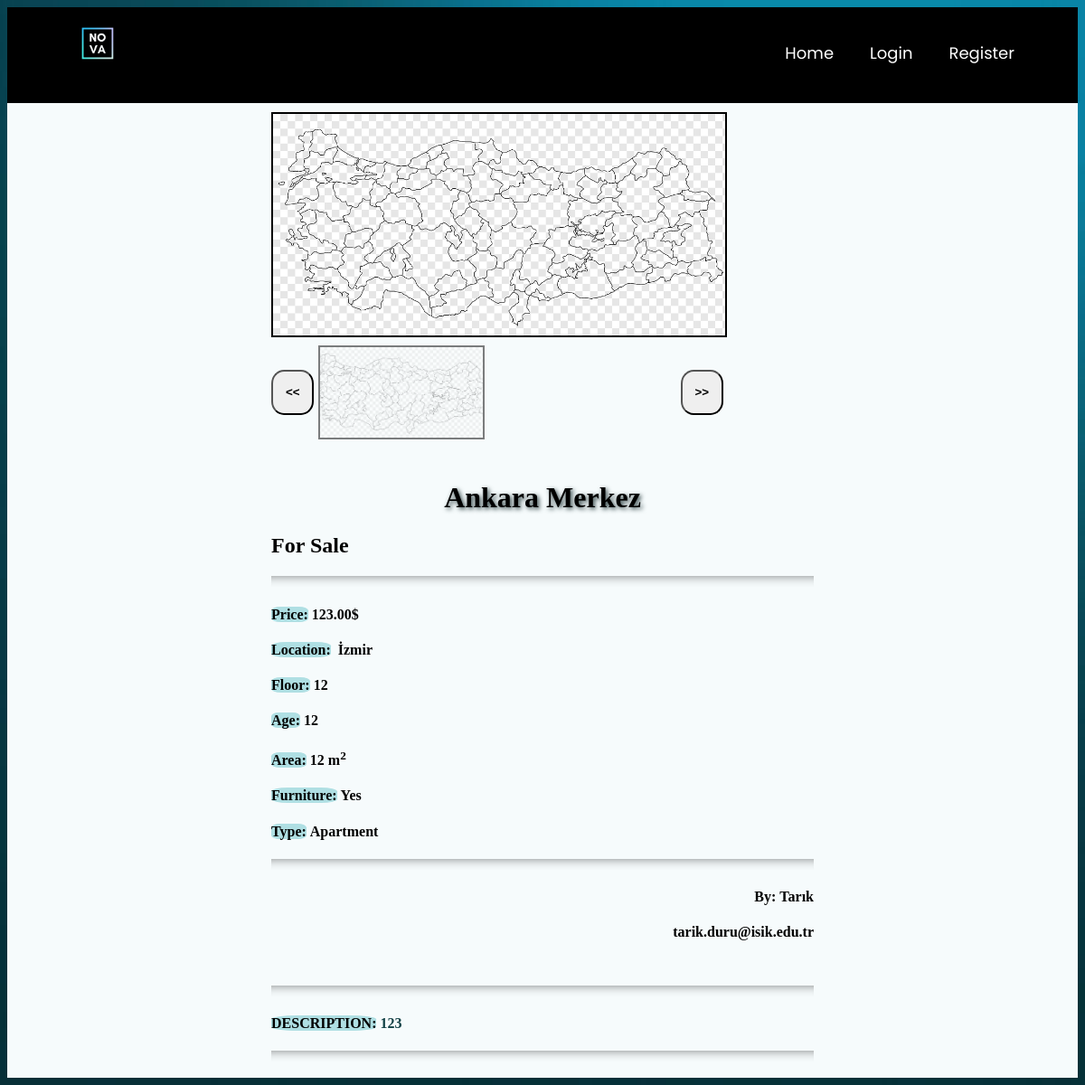
The app's page /product_details/67 with its own data.
### main/models.py (models this page shows, shortened)
class PostImages(models.Model):
    image = models.ImageField(null=True, blank=True)
    gallery = models.ForeignKey(Post,null=True,on_delete= models.CASCADE)

class Post(models.Model):
    ouruser = models.ForeignKey(ourUser, null=True, on_delete=models.CASCADE)
    post_title = models.CharField(max_length=255,null=True)
    post_description = models.TextField()
    price = models.DecimalField(decimal_places=2 , max_digits=12)
    location = models.CharField(max_length=255,null=True,choices=city)
    postType = models.CharField(choices=RorS , max_length=50, null=True , default='For Sale')
    floor = models.DecimalField(decimal_places=0 , max_digits=3 ,null=True)
    building_age = models.DecimalField(decimal_places=0, max_digits=2 , null=True)
    area = models.DecimalField(decimal_places=0,max_digits=4 ,null=True)
    isFurniture = models.CharField(choices=Furniture ,null=True,max_length=50,default="No")
    building_type = models.CharField(choices=b_types ,null=True ,max_length=50)

class ourUser(models.Model):
    user = models.OneToOneField(User, null=True, on_delete=models.CASCADE)  # relation with django's user # will be implemented later
    username = models.CharField(max_length=255,null=True)
    first_name = models.CharField(max_length=255,null=True)
    last_name = models.CharField(max_length=255,null=True)
    email = models.EmailField(max_length=254)

### main/views.py (the view)
# urls.py: path('product_details/<int:pk>', views.productdetails, name="product_details"),
def productdetails(request, pk):
    posts = Post.objects.get(id=pk)
    pimage = PostImages.objects.filter(gallery=posts)
    return render(request, 'main/product_details.html', { 'posts':posts ,'pimage':pimage} )

### main/templates/main/product_details.html (shortened to what this page needs)
<!DOCTYPE html>
{% extends 'main/mainpage.html' %}
{% load static %}
{% load humanize %}
{% block content %}
<html>
<body>
	<div class="bg ">
	<div id="content-wrapper">
		<div class="column">
			<img id=featured src="{% static pimage.first.image.url %}">
			<div id="slide-wrapper"  >
				<button id="slideLeft" class="arrow " > <b><<</b> </button>
				<div id="slider" >
					{% for i in pimage %}
    					<img class="thumbnail" src="{% static i.image.url %}" width="500" height="333">
					{% endfor %}
				</div>
				<button id="slideRight" class="arrow " > <b>>></b> </button>
			</div>
		</div>
		<div class="column ">
			<h1>{{posts.post_title}}</h1>
			<h2>{{posts.postType}}</h2>
			<hr>
			<h4 ><mark>Price:</mark>&nbsp;{{posts.price|intcomma}}$</h4>
			<h4 ><mark>Location:</mark>&nbsp;{{posts.location}}</h4>
			<h4 ><mark>Floor:</mark>&nbsp;{{posts.floor}}</h4>
			<h4 ><mark>Age:</mark>&nbsp;{{posts.building_age}}</h4>
			<h4 ><mark>Area:</mark>&nbsp;{{posts.area}} m<sup>2</sup></h4>
			<h4 ><mark>Furniture:</mark>&nbsp;{{posts.isFurniture}}</h4>
			<h4 ><mark>Type:</mark>&nbsp;{{posts.building_type}}</h4>
			<hr>
			<h4 style="text-align: right;">By:&nbsp;{{posts.ouruser.first_name}}</h4>
			<h4 style="text-align: right;">&nbsp;{{posts.ouruser.email}}</h4>
		</div>
		<div class="column ">
			<hr>
			<h4 class="des"  ><mark>Description:</mark>&nbsp;{{posts.post_description}}</h4>
			<hr>
		</div>
	</div>
	</div>
</body>
{% endblock %}

### main/templates/main/product_details.html (style rules this page uses)
.bg { background-color: #F6FBFC ; }
.des { text-align: justify; text-transform: uppercase; color: #114045 ; word-wrap:break-word; }
h1 { text-shadow: 2px 2px 5px #2F4345; text-align: center; text-transform: capitalize; }
mark { background-color:#AFDFE3; border-radius: 25%; }
hr { height: 12px; border: 0; box-shadow: inset 0 12px 12px -12px rgba(0, 0, 0, 0.5); }
#content-wrapper { display: flex; flex-wrap: wrap; justify-content: center; align-items: center; }
.column { width: 600px; padding: 10px; }
#featured { max-width: 500px; max-height: 600px; object-fit: cover; cursor: pointer; border: 2px solid black; }
.thumbnail { object-fit: cover; max-width: 180px; max-height: 100px; cursor: pointer; opacity: 0.5; margin: 5px; border: 2px solid black; }
#slide-wrapper { max-width: 500px; display: flex; min-height: 100px; align-items: center; }
#slider { width: 440px; display: flex; flex-wrap: nowrap; overflow-x: auto; cursor: grab; }
.arrow { width: 50px; height: 50px; cursor: pointer; transition: .3s; border-radius:30%; }

### main/templates/main/mainpage.html (style rules this page uses)
body.g { background-image: url('/static/images/wallpaper.jpg'); background-size: cover; background-repeat: no-repeat; background-attachment: fixed; }

### records on screen
PostImages: image (picture)
Post: post_title "Ankara Merkez", postType "For Sale", price "123.00", location "İzmir", floor "12", building_age "12", area "12", isFurniture "Yes", building_type "Apartment", ouruser.first_name "Tarık", ouruser.email "tarik.duru@isik.edu.tr", post_description "123"
